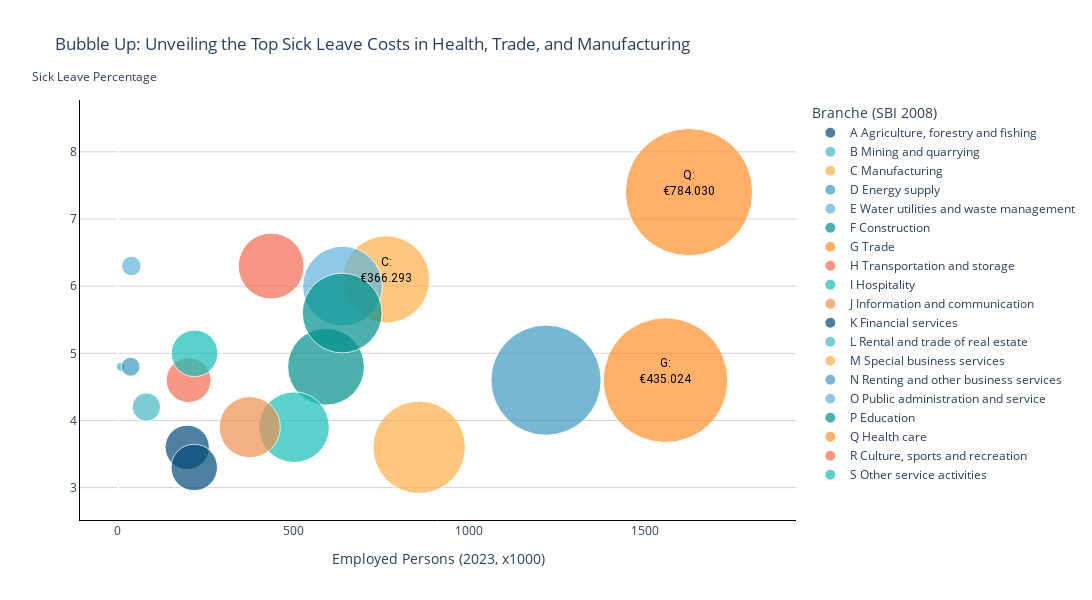

Source (notebook cell):
### Code cell
import pandas as pd
import plotly.express as px

# Load the data from the provided Excel file
data = pd.read_excel(r"c:/Users/c.hakker/OneDrive - VISTA college/Senior Stuff/Opleiding Data science/Data/Sick leave x Employed persons - Correctie.xlsx")

# Convert 'Costs of illness per year of employment' column to integer
data['Costs of illness per year of employment'] = data['Costs of illness per year of employment'].astype(int)

# Filter data to show text only for the top 3 highest 'Costs of illness per year of employment'
top_3_data = data.nlargest(3, 'Costs of illness per year of employment')

# Display the filtered data
print(top_3_data)


# Custom color palette
custom_colors = [
    "#024b7a", "#44b7c2", "#ffae49", "#3f9abf", "#5fb5db", 
    "#01918b", "#ff912b", "#f16c51", "#15bfb6", "#ef9051"
]

# Bubble Plot using Plotly with custom discrete color scale
fig = px.scatter(
    data, 
    x='Employed persons 2023 (x1000)', 
    y='Sick leave percentage 2023', 
    size='Employed persons 2023 (x1000)', 
    color='Branche (SBI 2008)',  # Categorical color scale
    hover_name='Branche (SBI 2008)',
    title='Bubble Up: Unveiling the Top Sick Leave Costs in Health, Trade, and Manufacturing',
    labels={
        'Employed persons 2023 (x1000)': 'Employed Persons (2023, x1000)', 
        'Sick leave percentage 2023': 'Sick Leave Percentage'
    },
    size_max=90,  # Adjust size_max to control bubble size scaling
    color_discrete_sequence=custom_colors  # Use custom color palette
)

# Customize the layout to show text only for the top 3
for index, row in top_3_data.iterrows():
    fig.add_annotation(
        x=row['Employed persons 2023 (x1000)'], 
        y=row['Sick leave percentage 2023'],
        text=f"{row['Branche']}:<br>€{row['Costs of illness per year of employment']:,}".replace(',', '.'),
        showarrow=False,
        font=dict(size=12, color='Black', family="Roboto"),
        align='center',
        xshift=0,
        yshift=9,
        bordercolor='rgba(0, 0, 0, 0)',
        borderwidth=1,
        borderpad=2,
        bgcolor='rgba(0, 0, 0, 0)',
        opacity=1
    )

# Update layout 
fig.update_layout(
    showlegend=True,
    xaxis=dict(
        showline=True, 
        linewidth=1, 
        linecolor='black', 
        showgrid=False
    ),
    yaxis=dict(
        showline=True, 
        linewidth=1, 
        linecolor='black', 
        showgrid=True, 
        gridcolor='lightgrey',
        title=dict(text=''),
        automargin=True
    ),
    plot_bgcolor='rgba(0,0,0,0)', 
    width=1200,  
    height=600  
)

# Add annotation for horizontal y-axis title
fig.add_annotation(
    text="Sick Leave Percentage",  
    xref="paper", yref="paper",  
    x=-0.07, y=1.08,  
    showarrow=False,  
    font=dict(size=12),
    align="center"
)

# Update text position on the bubbles
fig.update_traces(
    textposition='middle center',
    marker=dict(line=dict(color='white', width=1))
)

# Save the plot as an HTML file
fig.write_html("C:/Users/c.hakker/Downloads/Bubble_Up.html")

# Show the plot
fig.show()

### Figure 1 — Plotly figure (JSON) as saved in the notebook; plotly's stock layout.template omitted (floating-point values rounded to 4 significant figures)
{"data": [{"hovertemplate": "<b>%{hovertext}</b><br><br>Branche (SBI 2008)=A Agriculture, forestry and fishing<br>Employed Persons (2023, x1000)=%{marker.size}<br>Sick Leave Percentage=%{y}<extra></extra>", "hovertext": ["A Agriculture, forestry and fishing"], "legendgroup": "A Agriculture, forestry and fishing", "marker": {"color": "#024b7a", "line": {"color": "white", "width": 1}, "size": [197], "sizemode": "area", "sizeref": 0.2006, "symbol": "circle"}, "mode": "markers", "name": "A Agriculture, forestry and fishing", "orientation": "v", "showlegend": true, "textposition": "middle center", "type": "scatter", "x": [197], "xaxis": "x", "y": [3.6], "yaxis": "y"}, {"hovertemplate": "<b>%{hovertext}</b><br><br>Branche (SBI 2008)=B Mining and quarrying<br>Employed Persons (2023, x1000)=%{marker.size}<br>Sick Leave Percentage=%{y}<extra></extra>", "hovertext": ["B Mining and quarrying"], "legendgroup": "B Mining and quarrying", "marker": {"color": "#44b7c2", "line": {"color": "white", "width": 1}, "size": [8], "sizemode": "area", "sizeref": 0.2006, "symbol": "circle"}, "mode": "markers", "name": "B Mining and quarrying", "orientation": "v", "showlegend": true, "textposition": "middle center", "type": "scatter", "x": [8], "xaxis": "x", "y": [4.8], "yaxis": "y"}, {"hovertemplate": "<b>%{hovertext}</b><br><br>Branche (SBI 2008)=C Manufacturing<br>Employed Persons (2023, x1000)=%{marker.size}<br>Sick Leave Percentage=%{y}<extra></extra>", "hovertext": ["C Manufacturing"], "legendgroup": "C Manufacturing", "marker": {"color": "#ffae49", "line": {"color": "white", "width": 1}, "size": [763], "sizemode": "area", "sizeref": 0.2006, "symbol": "circle"}, "mode": "markers", "name": "C Manufacturing", "orientation": "v", "showlegend": true, "textposition": "middle center", "type": "scatter", "x": [763], "xaxis": "x", "y": [6.1], "yaxis": "y"}, {"hovertemplate": "<b>%{hovertext}</b><br><br>Branche (SBI 2008)=D Energy supply<br>Employed Persons (2023, x1000)=%{marker.size}<br>Sick Leave Percentage=%{y}<extra></extra>", "hovertext": ["D Energy supply"], "legendgroup": "D Energy supply", "marker": {"color": "#3f9abf", "line": {"color": "white", "width": 1}, "size": [36], "sizemode": "area", "sizeref": 0.2006, "symbol": "circle"}, "mode": "markers", "name": "D Energy supply", "orientation": "v", "showlegend": true, "textposition": "middle center", "type": "scatter", "x": [36], "xaxis": "x", "y": [4.8], "yaxis": "y"}, {"hovertemplate": "<b>%{hovertext}</b><br><br>Branche (SBI 2008)=E Water utilities and waste management<br>Employed Persons (2023, x1000)=%{marker.size}<br>Sick Leave Percentage=%{y}<extra></extra>", "hovertext": ["E Water utilities and waste management"], "legendgroup": "E Water utilities and waste management", "marker": {"color": "#5fb5db", "line": {"color": "white", "width": 1}, "size": [38], "sizemode": "area", "sizeref": 0.2006, "symbol": "circle"}, "mode": "markers", "name": "E Water utilities and waste management", "orientation": "v", "showlegend": true, "textposition": "middle center", "type": "scatter", "x": [38], "xaxis": "x", "y": [6.3], "yaxis": "y"}, {"hovertemplate": "<b>%{hovertext}</b><br><br>Branche (SBI 2008)=F Construction<br>Employed Persons (2023, x1000)=%{marker.size}<br>Sick Leave Percentage=%{y}<extra></extra>", "hovertext": ["F Construction"], "legendgroup": "F Construction", "marker": {"color": "#01918b", "line": {"color": "white", "width": 1}, "size": [592], "sizemode": "area", "sizeref": 0.2006, "symbol": "circle"}, "mode": "markers", "name": "F Construction", "orientation": "v", "showlegend": true, "textposition": "middle center", "type": "scatter", "x": [592], "xaxis": "x", "y": [4.8], "yaxis": "y"}, {"hovertemplate": "<b>%{hovertext}</b><br><br>Branche (SBI 2008)=G Trade<br>Employed Persons (2023, x1000)=%{marker.size}<br>Sick Leave Percentage=%{y}<extra></extra>", "hovertext": ["G Trade"], "legendgroup": "G Trade", "marker": {"color": "#ff912b", "line": {"color": "white", "width": 1}, "size": [1558], "sizemode": "area", "sizeref": 0.2006, "symbol": "circle"}, "mode": "markers", "name": "G Trade", "orientation": "v", "showlegend": true, "textposition": "middle center", "type": "scatter", "x": [1558], "xaxis": "x", "y": [4.6], "yaxis": "y"}, {"hovertemplate": "<b>%{hovertext}</b><br><br>Branche (SBI 2008)=H Transportation and storage<br>Employed Persons (2023, x1000)=%{marker.size}<br>Sick Leave Percentage=%{y}<extra></extra>", "hovertext": ["H Transportation and storage"], "legendgroup": "H Transportation and storage", "marker": {"color": "#f16c51", "line": {"color": "white", "width": 1}, "size": [436], "sizemode": "area", "sizeref": 0.2006, "symbol": "circle"}, "mode": "markers", "name": "H Transportation and storage", "orientation": "v", "showlegend": true, "textposition": "middle center", "type": "scatter", "x": [436], "xaxis": "x", "y": [6.3], "yaxis": "y"}, {"hovertemplate": "<b>%{hovertext}</b><br><br>Branche (SBI 2008)=I Hospitality<br>Employed Persons (2023, x1000)=%{marker.size}<br>Sick Leave Percentage=%{y}<extra></extra>", "hovertext": ["I Hospitality"], "legendgroup": "I Hospitality", "marker": {"color": "#15bfb6", "line": {"color": "white", "width": 1}, "size": [501], "sizemode": "area", "sizeref": 0.2006, "symbol": "circle"}, "mode": "markers", "name": "I Hospitality", "orientation": "v", "showlegend": true, "textposition": "middle center", "type": "scatter", "x": [501], "xaxis": "x", "y": [3.9], "yaxis": "y"}, {"hovertemplate": "<b>%{hovertext}</b><br><br>Branche (SBI 2008)=J Information and communication<br>Employed Persons (2023, x1000)=%{marker.size}<br>Sick Leave Percentage=%{y}<extra></extra>", "hovertext": ["J Information and communication"], "legendgroup": "J Information and communication", "marker": {"color": "#ef9051", "line": {"color": "white", "width": 1}, "size": [375], "sizemode": "area", "sizeref": 0.2006, "symbol": "circle"}, "mode": "markers", "name": "J Information and communication", "orientation": "v", "showlegend": true, "textposition": "middle center", "type": "scatter", "x": [375], "xaxis": "x", "y": [3.9], "yaxis": "y"}, {"hovertemplate": "<b>%{hovertext}</b><br><br>Branche (SBI 2008)=K Financial services<br>Employed Persons (2023, x1000)=%{marker.size}<br>Sick Leave Percentage=%{y}<extra></extra>", "hovertext": ["K Financial services"], "legendgroup": "K Financial services", "marker": {"color": "#024b7a", "line": {"color": "white", "width": 1}, "size": [217], "sizemode": "area", "sizeref": 0.2006, "symbol": "circle"}, "mode": "markers", "name": "K Financial services", "orientation": "v", "showlegend": true, "textposition": "middle center", "type": "scatter", "x": [217], "xaxis": "x", "y": [3.3], "yaxis": "y"}, {"hovertemplate": "<b>%{hovertext}</b><br><br>Branche (SBI 2008)=L Rental and trade of real estate<br>Employed Persons (2023, x1000)=%{marker.size}<br>Sick Leave Percentage=%{y}<extra></extra>", "hovertext": ["L Rental and trade of real estate"], "legendgroup": "L Rental and trade of real estate", "marker": {"color": "#44b7c2", "line": {"color": "white", "width": 1}, "size": [81], "sizemode": "area", "sizeref": 0.2006, "symbol": "circle"}, "mode": "markers", "name": "L Rental and trade of real estate", "orientation": "v", "showlegend": true, "textposition": "middle center", "type": "scatter", "x": [81], "xaxis": "x", "y": [4.2], "yaxis": "y"}, {"hovertemplate": "<b>%{hovertext}</b><br><br>Branche (SBI 2008)=M Special business services<br>Employed Persons (2023, x1000)=%{marker.size}<br>Sick Leave Percentage=%{y}<extra></extra>", "hovertext": ["M Special business services"], "legendgroup": "M Special business services", "marker": {"color": "#ffae49", "line": {"color": "white", "width": 1}, "size": [857], "sizemode": "area", "sizeref": 0.2006, "symbol": "circle"}, "mode": "markers", "name": "M Special business services", "orientation": "v", "showlegend": true, "textposition": "middle center", "type": "scatter", "x": [857], "xaxis": "x", "y": [3.6], "yaxis": "y"}, {"hovertemplate": "<b>%{hovertext}</b><br><br>Branche (SBI 2008)=N Renting and other business services<br>Employed Persons (2023, x1000)=%{marker.size}<br>Sick Leave Percentage=%{y}<extra></extra>", "hovertext": ["N Renting and other business services"], "legendgroup": "N Renting and other business services", "marker": {"color": "#3f9abf", "line": {"color": "white", "width": 1}, "size": [1218], "sizemode": "area", "sizeref": 0.2006, "symbol": "circle"}, "mode": "markers", "name": "N Renting and other business services", "orientation": "v", "showlegend": true, "textposition": "middle center", "type": "scatter", "x": [1218], "xaxis": "x", "y": [4.6], "yaxis": "y"}, {"hovertemplate": "<b>%{hovertext}</b><br><br>Branche (SBI 2008)=O Public administration and service<br>Employed Persons (2023, x1000)=%{marker.size}<br>Sick Leave Percentage=%{y}<extra></extra>", "hovertext": ["O Public administration and service"], "legendgroup": "O Public administration and service", "marker": {"color": "#5fb5db", "line": {"color": "white", "width": 1}, "size": [639], "sizemode": "area", "sizeref": 0.2006, "symbol": "circle"}, "mode": "markers", "name": "O Public administration and service", "orientation": "v", "showlegend": true, "textposition": "middle center", "type": "scatter", "x": [639], "xaxis": "x", "y": [6], "yaxis": "y"}, {"hovertemplate": "<b>%{hovertext}</b><br><br>Branche (SBI 2008)=P Education<br>Employed Persons (2023, x1000)=%{marker.size}<br>Sick Leave Percentage=%{y}<extra></extra>", "hovertext": ["P Education"], "legendgroup": "P Education", "marker": {"color": "#01918b", "line": {"color": "white", "width": 1}, "size": [638], "sizemode": "area", "sizeref": 0.2006, "symbol": "circle"}, "mode": "markers", "name": "P Education", "orientation": "v", "showlegend": true, "textposition": "middle center", "type": "scatter", "x": [638], "xaxis": "x", "y": [5.6], "yaxis": "y"}, {"hovertemplate": "<b>%{hovertext}</b><br><br>Branche (SBI 2008)=Q Health care<br>Employed Persons (2023, x1000)=%{marker.size}<br>Sick Leave Percentage=%{y}<extra></extra>", "hovertext": ["Q Health care"], "legendgroup": "Q Health care", "marker": {"color": "#ff912b", "line": {"color": "white", "width": 1}, "size": [1625], "sizemode": "area", "sizeref": 0.2006, "symbol": "circle"}, "mode": "markers", "name": "Q Health care", "orientation": "v", "showlegend": true, "textposition": "middle center", "type": "scatter", "x": [1625], "xaxis": "x", "y": [7.4], "yaxis": "y"}, {"hovertemplate": "<b>%{hovertext}</b><br><br>Branche (SBI 2008)=R Culture, sports and recreation<br>Employed Persons (2023, x1000)=%{marker.size}<br>Sick Leave Percentage=%{y}<extra></extra>", "hovertext": ["R Culture, sports and recreation"], "legendgroup": "R Culture, sports and recreation", "marker": {"color": "#f16c51", "line": {"color": "white", "width": 1}, "size": [201], "sizemode": "area", "sizeref": 0.2006, "symbol": "circle"}, "mode": "markers", "name": "R Culture, sports and recreation", "orientation": "v", "showlegend": true, "textposition": "middle center", "type": "scatter", "x": [201], "xaxis": "x", "y": [4.6], "yaxis": "y"}, {"hovertemplate": "<b>%{hovertext}</b><br><br>Branche (SBI 2008)=S Other service activities<br>Employed Persons (2023, x1000)=%{marker.size}<br>Sick Leave Percentage=%{y}<extra></extra>", "hovertext": ["S Other service activities"], "legendgroup": "S Other service activities", "marker": {"color": "#15bfb6", "line": {"color": "white", "width": 1}, "size": [218], "sizemode": "area", "sizeref": 0.2006, "symbol": "circle"}, "mode": "markers", "name": "S Other service activities", "orientation": "v", "showlegend": true, "textposition": "middle center", "type": "scatter", "x": [218], "xaxis": "x", "y": [5], "yaxis": "y"}], "layout": {"annotations": [{"align": "center", "bgcolor": "rgba(0, 0, 0, 0)", "bordercolor": "rgba(0, 0, 0, 0)", "borderpad": 2, "borderwidth": 1, "font": {"color": "Black", "family": "Roboto", "size": 12}, "opacity": 1, "showarrow": false, "text": "Q:<br>€784.030", "x": 1625, "xshift": 0, "y": 7.4, "yshift": 9}, {"align": "center", "bgcolor": "rgba(0, 0, 0, 0)", "bordercolor": "rgba(0, 0, 0, 0)", "borderpad": 2, "borderwidth": 1, "font": {"color": "Black", "family": "Roboto", "size": 12}, "opacity": 1, "showarrow": false, "text": "G:<br>€435.024", "x": 1558, "xshift": 0, "y": 4.6, "yshift": 9}, {"align": "center", "bgcolor": "rgba(0, 0, 0, 0)", "bordercolor": "rgba(0, 0, 0, 0)", "borderpad": 2, "borderwidth": 1, "font": {"color": "Black", "family": "Roboto", "size": 12}, "opacity": 1, "showarrow": false, "text": "C:<br>€366.293", "x": 763, "xshift": 0, "y": 6.1, "yshift": 9}, {"align": "center", "font": {"size": 12}, "showarrow": false, "text": "Sick Leave Percentage", "x": -0.07, "xref": "paper", "y": 1.08, "yref": "paper"}], "height": 600, "legend": {"itemsizing": "constant", "title": {"text": "Branche (SBI 2008)"}, "tracegroupgap": 0}, "plot_bgcolor": "rgba(0,0,0,0)", "showlegend": true, "title": {"text": "Bubble Up: Unveiling the Top Sick Leave Costs in Health, Trade, and Manufacturing"}, "width": 1200, "xaxis": {"anchor": "y", "domain": [0, 1], "linecolor": "black", "linewidth": 1, "showgrid": false, "showline": true, "title": {"text": "Employed Persons (2023, x1000)"}}, "yaxis": {"anchor": "x", "automargin": true, "domain": [0, 1], "gridcolor": "lightgrey", "linecolor": "black", "linewidth": 1, "showgrid": true, "showline": true, "title": {"text": ""}}}}
